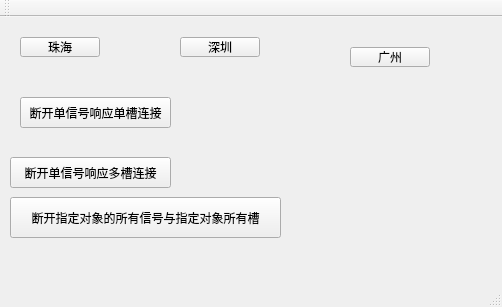
<?xml version="1.0" encoding="UTF-8"?>
<ui version="4.0">
 <class>MainWindow</class>
 <widget class="QMainWindow" name="MainWindow">
  <property name="geometry">
   <rect>
    <x>0</x>
    <y>0</y>
    <width>502</width>
    <height>307</height>
   </rect>
  </property>
  <property name="windowTitle">
   <string>MainWindow</string>
  </property>
  <widget class="QWidget" name="centralWidget">
   <widget class="QPushButton" name="zhbtn">
    <property name="geometry">
     <rect>
      <x>20</x>
      <y>20</y>
      <width>80</width>
      <height>20</height>
     </rect>
    </property>
    <property name="text">
     <string>珠海</string>
    </property>
   </widget>
   <widget class="QPushButton" name="szbtn">
    <property name="geometry">
     <rect>
      <x>180</x>
      <y>20</y>
      <width>80</width>
      <height>20</height>
     </rect>
    </property>
    <property name="text">
     <string>深圳</string>
    </property>
   </widget>
   <widget class="QPushButton" name="gzbtn">
    <property name="geometry">
     <rect>
      <x>350</x>
      <y>30</y>
      <width>80</width>
      <height>20</height>
     </rect>
    </property>
    <property name="text">
     <string>广州</string>
    </property>
   </widget>
   <widget class="QPushButton" name="pushButton">
    <property name="geometry">
     <rect>
      <x>20</x>
      <y>80</y>
      <width>151</width>
      <height>31</height>
     </rect>
    </property>
    <property name="text">
     <string>断开单信号响应单槽连接</string>
    </property>
   </widget>
   <widget class="QPushButton" name="pushButton_2">
    <property name="geometry">
     <rect>
      <x>10</x>
      <y>140</y>
      <width>161</width>
      <height>31</height>
     </rect>
    </property>
    <property name="text">
     <string>断开单信号响应多槽连接</string>
    </property>
   </widget>
   <widget class="QPushButton" name="pushButton_3">
    <property name="geometry">
     <rect>
      <x>10</x>
      <y>180</y>
      <width>271</width>
      <height>41</height>
     </rect>
    </property>
    <property name="text">
     <string>断开指定对象的所有信号与指定对象所有槽</string>
    </property>
   </widget>
  </widget>
  <widget class="QMenuBar" name="menuBar">
   <property name="geometry">
    <rect>
     <x>0</x>
     <y>0</y>
     <width>502</width>
     <height>21</height>
    </rect>
   </property>
  </widget>
  <widget class="QToolBar" name="mainToolBar">
   <attribute name="toolBarArea">
    <enum>TopToolBarArea</enum>
   </attribute>
   <attribute name="toolBarBreak">
    <bool>false</bool>
   </attribute>
  </widget>
  <widget class="QStatusBar" name="statusBar"/>
 </widget>
 <layoutdefault spacing="6" margin="11"/>
 <resources/>
 <connections/>
</ui>
